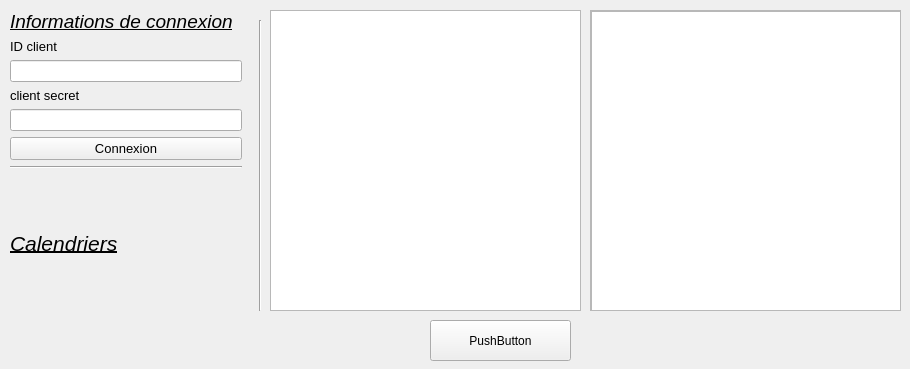
<?xml version="1.0" encoding="UTF-8"?>
<ui version="4.0">
 <class>calendrier</class>
 <widget class="QWidget" name="calendrier">
  <property name="geometry">
   <rect>
    <x>0</x>
    <y>0</y>
    <width>910</width>
    <height>369</height>
   </rect>
  </property>
  <property name="windowTitle">
   <string>Gestion de mes agendas</string>
  </property>
  <widget class="Line" name="line">
   <property name="geometry">
    <rect>
     <x>250</x>
     <y>20</y>
     <width>20</width>
     <height>291</height>
    </rect>
   </property>
   <property name="orientation">
    <enum>Qt::Vertical</enum>
   </property>
  </widget>
  <widget class="QWidget" name="layoutWidget">
   <property name="geometry">
    <rect>
     <x>10</x>
     <y>10</y>
     <width>232</width>
     <height>301</height>
    </rect>
   </property>
   <layout class="QVBoxLayout" name="verticalLayout_2">
    <item>
     <layout class="QVBoxLayout" name="verticalLayout">
      <item>
       <widget class="QLabel" name="label_2">
        <property name="font">
         <font>
          <family>Leelawadee UI</family>
          <pointsize>14</pointsize>
          <weight>50</weight>
          <italic>true</italic>
          <bold>false</bold>
          <underline>true</underline>
          <strikeout>false</strikeout>
          <kerning>false</kerning>
         </font>
        </property>
        <property name="text">
         <string>Informations de connexion</string>
        </property>
       </widget>
      </item>
      <item>
       <widget class="QLabel" name="label_3">
        <property name="font">
         <font>
          <family>Leelawadee UI</family>
          <pointsize>10</pointsize>
         </font>
        </property>
        <property name="text">
         <string>ID client</string>
        </property>
       </widget>
      </item>
      <item>
       <widget class="QLineEdit" name="ledt_clientID"/>
      </item>
      <item>
       <widget class="QLabel" name="label_4">
        <property name="font">
         <font>
          <family>Leelawadee UI</family>
          <pointsize>10</pointsize>
         </font>
        </property>
        <property name="text">
         <string>client secret</string>
        </property>
       </widget>
      </item>
      <item>
       <widget class="QLineEdit" name="ledt_clientSecret"/>
      </item>
      <item>
       <widget class="QPushButton" name="btn_connexion">
        <property name="font">
         <font>
          <family>Leelawadee UI</family>
          <pointsize>10</pointsize>
         </font>
        </property>
        <property name="text">
         <string>Connexion</string>
        </property>
       </widget>
      </item>
     </layout>
    </item>
    <item>
     <widget class="Line" name="line_2">
      <property name="orientation">
       <enum>Qt::Horizontal</enum>
      </property>
     </widget>
    </item>
    <item>
     <layout class="QVBoxLayout" name="layoutCalendriers">
      <item>
       <widget class="QLabel" name="label">
        <property name="font">
         <font>
          <family>Leelawadee UI</family>
          <pointsize>16</pointsize>
          <weight>50</weight>
          <italic>true</italic>
          <bold>false</bold>
          <underline>true</underline>
          <strikeout>false</strikeout>
          <kerning>false</kerning>
         </font>
        </property>
        <property name="text">
         <string>Calendriers</string>
        </property>
       </widget>
      </item>
     </layout>
    </item>
   </layout>
  </widget>
  <widget class="QScrollArea" name="scrollArea">
   <property name="geometry">
    <rect>
     <x>590</x>
     <y>10</y>
     <width>311</width>
     <height>301</height>
    </rect>
   </property>
   <property name="widgetResizable">
    <bool>true</bool>
   </property>
   <widget class="QWidget" name="scrollAreaWidgetContents">
    <property name="geometry">
     <rect>
      <x>0</x>
      <y>0</y>
      <width>309</width>
      <height>299</height>
     </rect>
    </property>
    <widget class="QWidget" name="verticalLayoutWidget">
     <property name="geometry">
      <rect>
       <x>0</x>
       <y>0</y>
       <width>311</width>
       <height>301</height>
      </rect>
     </property>
     <layout class="QVBoxLayout" name="verticalLayout_3">
      <item>
       <widget class="QTextEdit" name="textEdit"/>
      </item>
     </layout>
    </widget>
   </widget>
  </widget>
  <widget class="QPushButton" name="pushButton">
   <property name="geometry">
    <rect>
     <x>430</x>
     <y>320</y>
     <width>141</width>
     <height>41</height>
    </rect>
   </property>
   <property name="text">
    <string>PushButton</string>
   </property>
  </widget>
  <widget class="QListWidget" name="listWidget">
   <property name="geometry">
    <rect>
     <x>270</x>
     <y>10</y>
     <width>311</width>
     <height>301</height>
    </rect>
   </property>
  </widget>
 </widget>
 <resources/>
 <connections/>
</ui>
